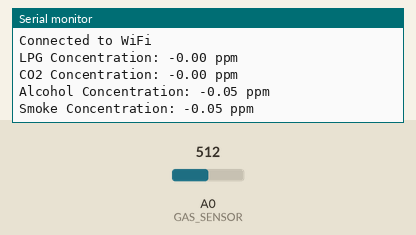
The sketch below on a simulated ESP8266 (NodeMCU). Shown: the last lines printed to the serial monitor. The test bench sets the inputs (shaded band); at power-on: A0 (GAS_SENSOR) = 512. WiFi joins after 1.5 s; servers stay silent unless stated.

Above: at 3.2 s.
3.3 s: A0 (GAS_SENSOR) set to 716
At 5.1 s:
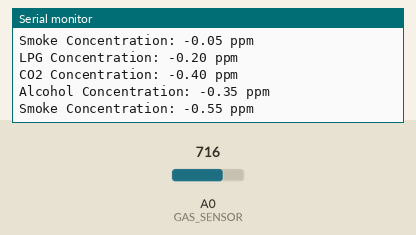
6.4 s: A0 (GAS_SENSOR) set to 900
At 8.0 s:
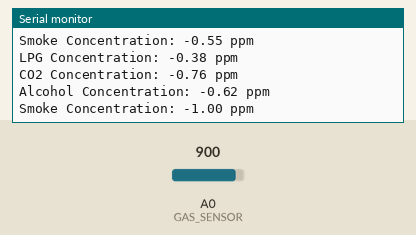
Timing chart, 0 to 9.5 s (numbered marks = the images above; inputs shaded):
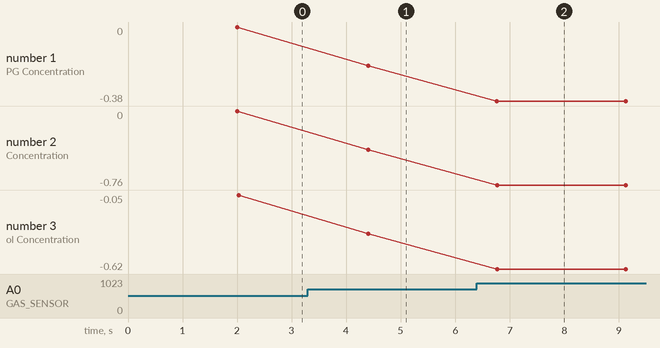

Measured:
- after the input at 3.3 s, the serial monitor: prints a new line after 1.1 s (image 1)
- after the input at 6.4 s, the serial monitor: prints a new line after 0.37 s (image 2)
- plotted number 1: 0 → -0.2 after the input at 3.3 s, -0.2 → -0.38 after the input at 6.4 s
- plotted number 2: 0 → -0.4 after the input at 3.3 s, -0.4 → -0.76 after the input at 6.4 s
- plotted number 3: -0.05 → -0.35 after the input at 3.3 s, -0.35 → -0.62 after the input at 6.4 s

The sketch:

MQ2_Sensor.ino
```cpp
#include <ThingSpeak.h> // Include the ThingSpeak library
#include <ESP8266WiFi.h>

// WiFi settings
const char* ssid = "";
const char* password = "";

#define GAS_SENSOR A0 // Analog pin connected to the MQ2 sensor
#define GAS_SAMPLE_INTERVAL 2000 // Interval in milliseconds to sample the gas sensor

// ThingSpeak settings
unsigned long channelID = 2525394; // Your ThingSpeak channel ID
const char* writeAPIKey = "IENBCE4CN2YG6RJN"; // Your ThingSpeak write API key

WiFiClient client;

void setup() {
  Serial.begin(9600); // Start serial communication
  connectWiFi(); // Connect to WiFi
  ThingSpeak.begin(client); // Initialize ThingSpeak
}

void loop() {
  int sensorValue = analogRead(GAS_SENSOR); // Read analog value from the sensor
  float voltage = sensorValue * (5.0 / 1023.0); // Convert analog value to voltage
  float lpgConcentration = getGasConcentration(voltage, -0.2, 0.5); // Calculate LPG concentration
  float co2Concentration = getGasConcentration(voltage, -0.4, 1.0); // Calculate CO2 concentration
  float alcoholConcentration = getGasConcentration(voltage, -0.3, 0.7); // Calculate alcohol concentration
  float smokeConcentration = getGasConcentration(voltage, -0.5, 1.2); // Calculate smoke concentration

  Serial.print("LPG Concentration: ");
  Serial.print(lpgConcentration);
  Serial.println(" ppm");

  Serial.print("CO2 Concentration: ");
  Serial.print(co2Concentration);
  Serial.println(" ppm");

  Serial.print("Alcohol Concentration: ");
  Serial.print(alcoholConcentration);
  Serial.println(" ppm");

  Serial.print("Smoke Concentration: ");
  Serial.print(smokeConcentration);
  Serial.println(" ppm");

  // Update ThingSpeak channel with gas concentrations
  ThingSpeak.setField(1, lpgConcentration);
  ThingSpeak.setField(2, co2Concentration);
  ThingSpeak.setField(3, alcoholConcentration);
  ThingSpeak.setField(4, smokeConcentration);
  ThingSpeak.writeFields(channelID, writeAPIKey);

  delay(GAS_SAMPLE_INTERVAL); // Wait for the next sample interval
}

float getGasConcentration(float voltage, float slope, float intercept) {
  // Calculate gas concentration using the calibration curve
  float concentration = slope * voltage + intercept;

  return concentration;
}

void connectWiFi() {
  Serial.println("Connecting to WiFi...");
  WiFi.begin(ssid, password);
  while (WiFi.status() != WL_CONNECTED) {
    delay(1000);
    Serial.println("Connecting...");
  }
  Serial.println("Connected to WiFi");
}
```
